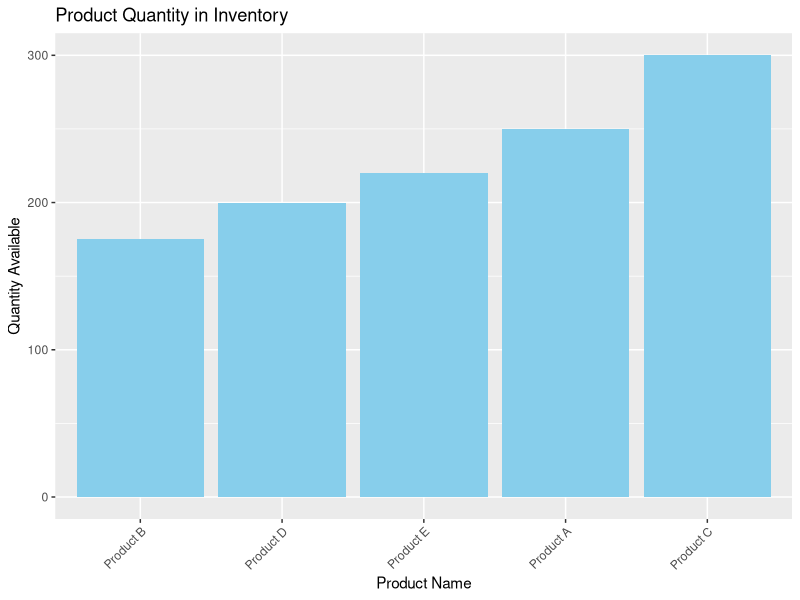
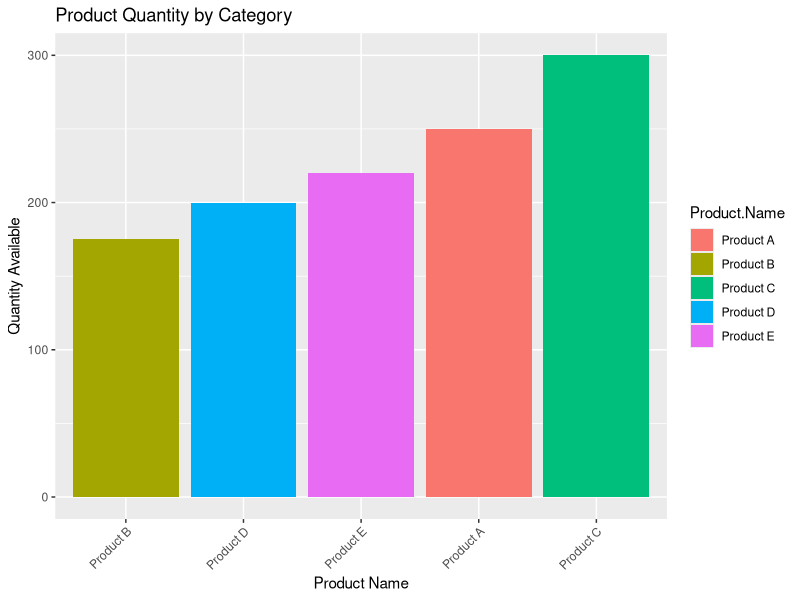
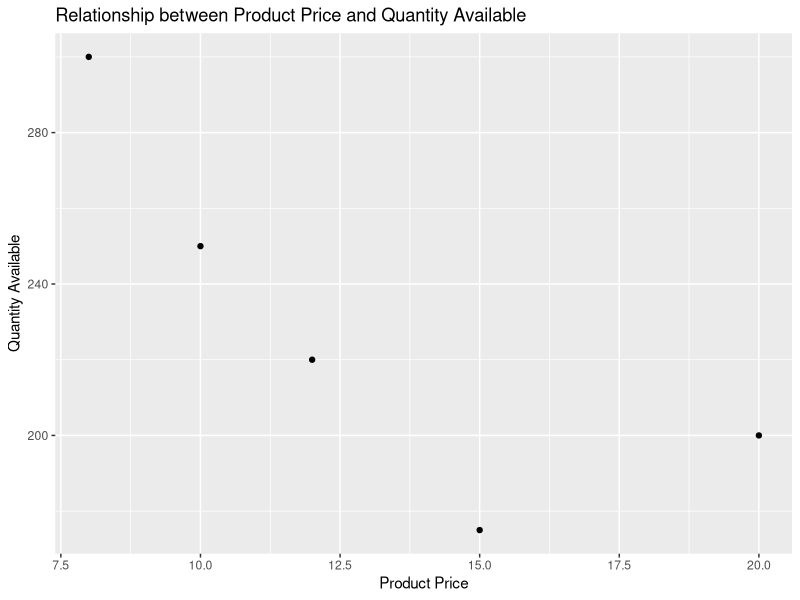

These figures' R source, in order:
#a.bar chart
library(ggplot2)

product_inventory <- data.frame(
  "Product ID" = c(1, 2, 3, 4, 5),
  "Product Name" = c("Product A", "Product B", "Product C", "Product D", "Product E"),
  "Quantity Available" = c(250, 175, 300, 200, 220)
)

ggplot(product_inventory, aes(x = reorder(Product.Name, Quantity.Available), y = Quantity.Available)) +
  geom_bar(stat = "identity", fill = "skyblue") +
  labs(title = "Product Quantity in Inventory",
       x = "Product Name",
       y = "Quantity Available") +
  theme(axis.text.x = element_text(angle = 45, hjust = 1))

#b.stacked bar
library(ggplot2)

product_inventory <- data.frame(
  "Product ID" = c(1, 2, 3, 4, 5),
  "Product Name" = c("Product A", "Product B", "Product C", "Product D", "Product E"),
  "Quantity Available" = c(250, 175, 300, 200, 220)
)

ggplot(product_inventory, aes(x = reorder(Product.Name, Quantity.Available), y = Quantity.Available, fill = Product.Name)) +
  geom_bar(stat = "identity") +
  labs(title = "Product Quantity by Category",
       x = "Product Name",
       y = "Quantity Available") +
  theme(axis.text.x = element_text(angle = 45, hjust = 1))

#c.scatter plot

library(ggplot2)

product_inventory <- data.frame(
  "Product ID" = c(1, 2, 3, 4, 5),
  "Product Name" = c("Product A", "Product B", "Product C", "Product D", "Product E"),
  "Quantity Available" = c(250, 175, 300, 200, 220),
  "Product Price" = c(10, 15, 8, 20, 12)
)

ggplot(product_inventory, aes(x = Product.Price, y = Quantity.Available)) +
  geom_point() +
  labs(title = "Relationship between Product Price and Quantity Available",
       x = "Product Price",
       y = "Quantity Available")
